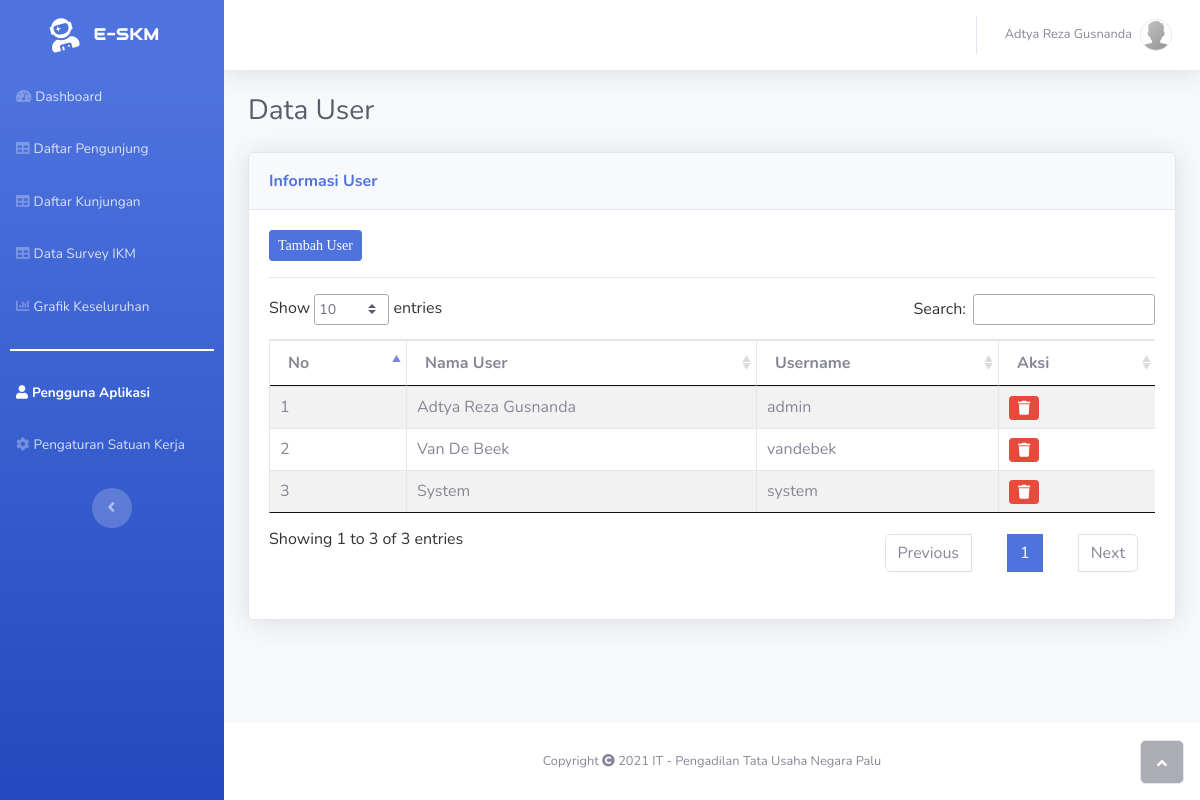
The app's page /dev/data-user.php (signed in) with its own data.
### tables this page shows
CREATE TABLE `tbl_user` (
  `id` int(11) NOT NULL,
  `username` varchar(50) NOT NULL,
  `nama` varchar(50) NOT NULL,
  `password` varchar(255) NOT NULL
);

### dev/data-user.php (the view, shortened to what this page needs)
<!DOCTYPE html>
<html>
<head>
    <?php include("page/head.php"); ?>
</head>
<body id="page-top">
    <div id="wrapper">
        <?php include("page/sidebar.php"); ?>
        <div class="d-flex flex-column" id="content-wrapper">
            <div id="content">
                <nav class="navbar navbar-light navbar-expand bg-white shadow mb-4 topbar static-top">
                    <div class="container-fluid">
                        <ul class="nav navbar-nav flex-nowrap ml-auto">
                            <?php include("page/row-logprofile.php"); ?>
                        </ul>
                    </div>
                </nav>
                <div class="container-fluid">
                    <h3 class="text-dark mb-4">Data User</h3>
                    <div class="card shadow">
                        <div class="card-header py-3">
                            <p class="text-primary m-0 font-weight-bold">Informasi User</p>
                        </div>
                        <div class="card-body">
                            <button style="font-family: Ubuntu;" class="btn btn-sm btn-primary" data-toggle="modal" data-target="#MyModal" href=""> Tambah User</button>
                            <hr>
                            <div class="table-responsive table mt-2" id="dataTable" role="grid" aria-describedby="dataTable_info">
                                <table class="table table-striped table-bordered table-hover my-0 data">
                                    <thead>
                                        <tr>
                                            <th>No</th>
                                            <th>Nama User</th>
                                            <th>Username</th>
                                            <th>Aksi</th>
                                        </tr>
                                    </thead>
                                    <tbody class="text-nowrap">
                                        <?php
                                        include("../koneksi.php");
                                        $no = 1;
                                        $sql = mysqli_query($koneksi, 'select * from tbl_user');
                                        while ($data = mysqli_fetch_array($sql)) {
                                        ?>
                                            <tr>
                                                <td><?php echo $no++; ?></td>
                                                <td><?php echo $data['nama']; ?></td>
                                                <td><?php echo $data['username']; ?></td>
                                                <?php echo " <td><a class=\"btn btn-sm btn-danger btn-fill fas fa-trash\" href=\"form-delete-user.php?id=" . $data['id'] . "\" onclick=\"return confirm('Apakah anda yakin akan menghapus data ini?')\"></a></td> "; ?>
                                            </tr>
                                        <?php
                                        }
                                        ?>
                                    </tbody>
                                </table>
                            </div>
                        </div>
                    </div>
                </div>
            </div>
            <footer class="bg-white sticky-footer">
                <?php include("page/footer.php"); ?>
            </footer>
        </div><a class="border rounded d-inline scroll-to-top" href="#page-top"><i class="fas fa-angle-up"></i></a>
    </div>
</body>
</html>

### records on screen
tbl_user: nama "Adtya Reza Gusnanda", username "admin"
tbl_user: nama "Van De Beek", username "vandebek"
tbl_user: nama "System", username "system"

### other values on screen
$_SESSION['nama'] "Adtya Reza Gusnanda"
